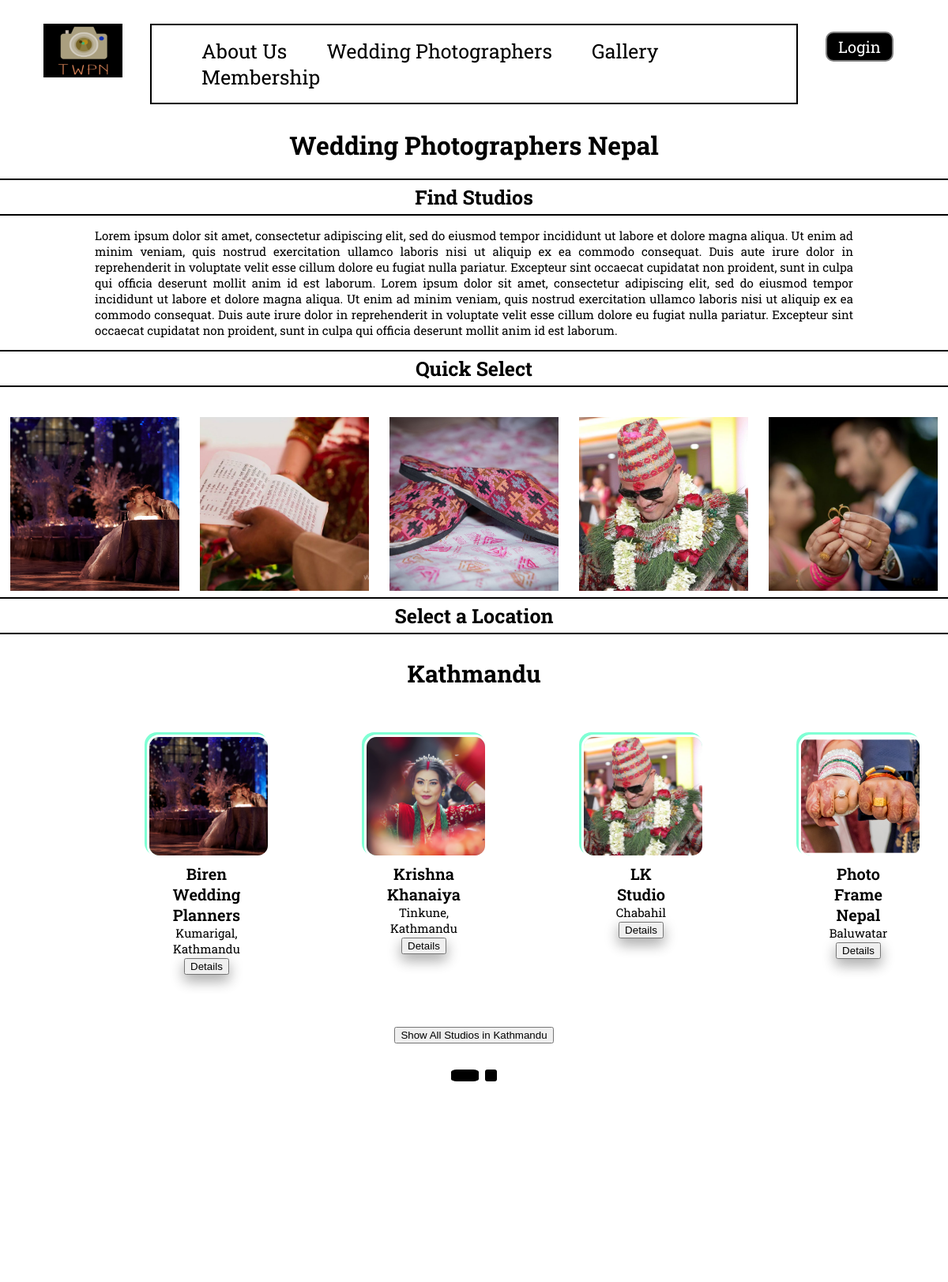
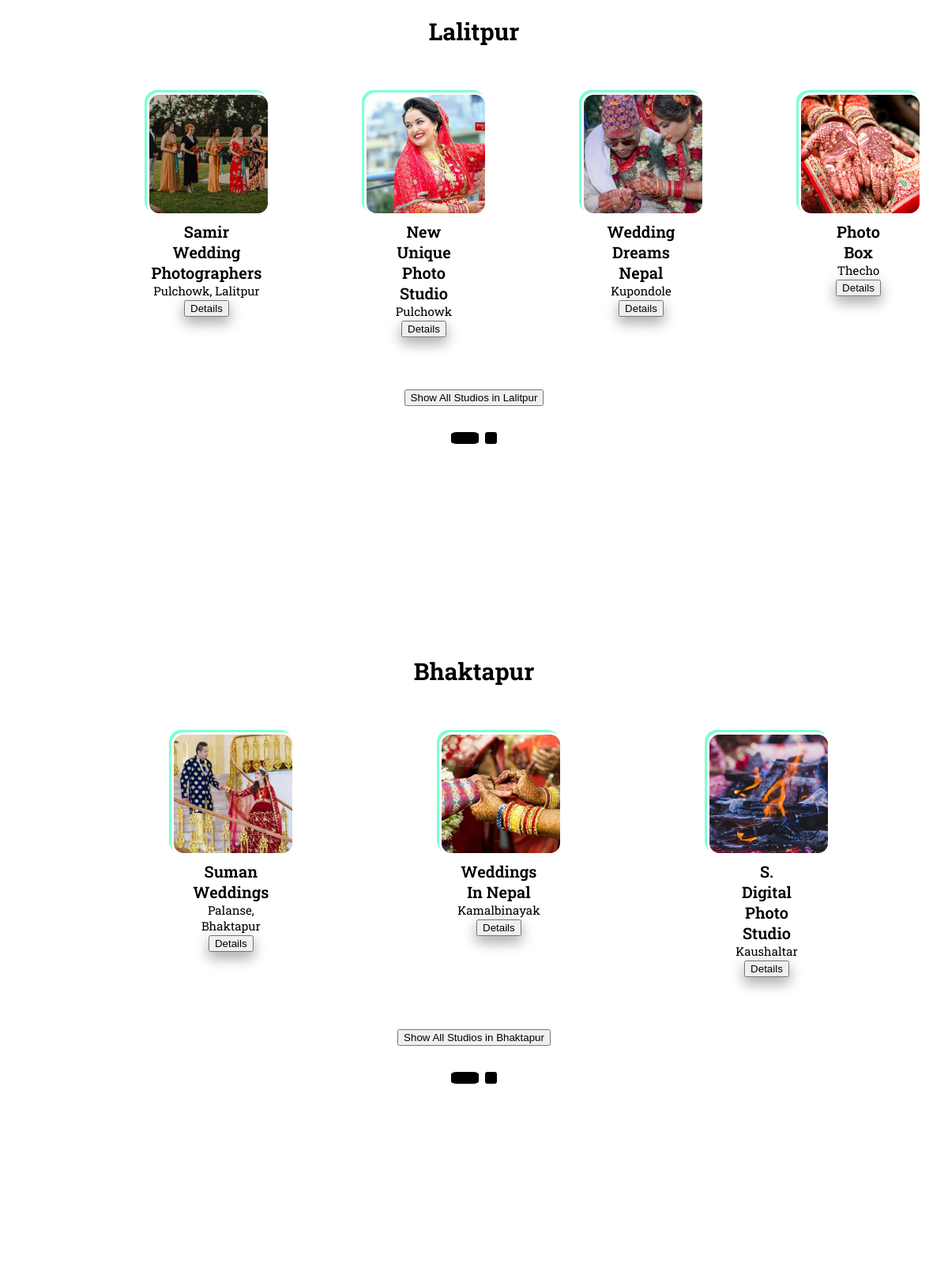
Screenshot of /studios/ (upper part) with the database file from the repository (2 pictures, top to bottom).
### twpn/models.py (models this page shows, shortened)
class Images(models.Model):
    vendor_id = models.ForeignKey(Vendor, null= True, on_delete=models.SET_NULL)
    image_id = models.AutoField(primary_key=True)
    image_descName = models.CharField(max_length=100)
    image = models.ImageField(upload_to="static/images/")

class Vendor(models.Model):
    vendor_id = models.AutoField(primary_key=True)
    vendor_name = models.CharField(max_length=100)
    vendor_address = models.CharField(max_length=100)
    vendor_district = models.CharField(max_length=15, choices=districts)
    vendor_email = models.EmailField(max_length=250)
    vendor_contact = models.BigIntegerField()
    vendor_desc = models.CharField(max_length=150)
    vendor_user = models.ForeignKey(User, on_delete=CASCADE)

### twpn/views.py (the view)
# urls.py: path('studios/', views.studios, name="Wedding Photographers"),
def studios(request):
    images = Images.objects.all()
    kvendors = Vendor.objects.filter(vendor_district__exact="Kathmandu")
    bvendors = Vendor.objects.filter(vendor_district__exact="Bhaktapur")
    lvendors = Vendor.objects.filter(vendor_district__exact="Lalitpur")
    return render(request, 'twpn/studios.html', {'images':images, 'bvendors': bvendors, 'kvendors': kvendors, 'lvendors': lvendors,})

### twpn/templates/twpn/studios.html (shortened to what this page needs)
{% include "twpn/header.html" %}
{% load static %}
    <div class="find-studios">
        <p><strong>Find Studios</strong></p>
    </div>
    <div class="about-find-studios">
        <p>Lorem ipsum dolor sit amet, consectetur adipiscing elit, sed do eiusmod tempor incididunt
            ut labore et dolore magna aliqua. Ut enim ad minim veniam, quis nostrud exercitation ullamco
            laboris nisi ut aliquip ex ea commodo consequat. Duis aute irure dolor in reprehenderit in
            voluptate velit esse cillum dolore eu fugiat nulla pariatur. Excepteur sint occaecat cupidatat
            non proident, sunt in culpa qui officia deserunt mollit anim id est laborum.
            Lorem ipsum dolor sit amet, consectetur adipiscing elit, sed do eiusmod tempor incididunt
            ut labore et dolore magna aliqua. Ut enim ad minim veniam, quis nostrud exercitation ullamco
            laboris nisi ut aliquip ex ea commodo consequat. Duis aute irure dolor in reprehenderit in
            voluptate velit esse cillum dolore eu fugiat nulla pariatur. Excepteur sint occaecat cupidatat
            non proident, sunt in culpa qui officia deserunt mollit anim id est laborum.</p>
    </div>
    <div class="quick-select">
        <p><strong>Quick Select</strong></p>
    </div>
    <div class="studio-image">
        {% for image in images|slice:":20:4" %}
        <div class="s-image">
          <span>
            <form method="POST" action="{% url 'studioview' %}">
              <button><img src="/media/{{image.image}}" alt="{{image.image_descName}}"></button>
          </form>
          </span>
        </div>
        {% endfor %}
    </div>
    <div class="select-district">
        <p><strong>Select a Location</strong></p>
    </div>
    <div class="card-carousel-container">
        <div class="card-carousel-container-title">
            <p><strong>Kathmandu</strong></p>
        </div>
        <div class="main-card">
            <div class="cards">
                {% for kvendor in kvendors|slice:":8:" %}
                {% for image in images %}
                {% if image.vendor_id.vendor_id == kvendor.vendor_id %}
                <div class="card">
                    <div class="card-content">
                        <div class="card-img">
                            <img src="/media/{{image.image}}" alt="{{image.image_descName}}">
                        </div>
                        <div class="card-detail-tag">
                            <div class="card-detail-name">
                                {{image.vendor_id.vendor_name}}
                            </div>
                            <div class="card-detail-address">
                                {{image.vendor_id.vendor_address}}
                            </div>
                        </div>
                        <div class="card-detail-button">
                            <form method="POST" action="{% url 'studioview' %}">
                                <button>Details</button>
                            </form>
                        </div>
                    </div>
                </div>
                {% endif %}
                {% endfor %}
                {% endfor %}
            </div>
        </div>
        <div class="slider-button-detail-button">
            <a href="/kathmandu">
                <button>Show All Studios in Kathmandu</button>
            </a>
        </div>
        <div class="slider-button">
            <label for="one" class="one active"></label>
            <label for="two" class="two"></label>
        </div>
    </div>
    <div class="card-carousel-containert">
        <div class="card-carousel-containert-title">
            <p><strong>Lalitpur</strong></p>
        </div>
        <div class="main-cardt">
            <div class="cardst">
                {% for lvendor in lvendors|slice:":8:" %}
                {% for image in images %}
                {% if image.vendor_id.vendor_id == lvendor.vendor_id %}
                <div class="cardt">
                    <div class="cardt-content">
                        <div class="cardt-img">
                            <img src="/media/{{image.image}}" alt="{{image.image_descName}}">
                        </div>
                        <div class="cardt-detail-tag">
                            <div class="cardt-detail-name">
                                {{image.vendor_id.vendor_name}}
                            </div>
                            <div class="cardt-detail-address">
                                {{image.vendor_id.vendor_address}}
                            </div>
                            <div class="cardt-detail-button">
                                <form method="POST" action="{% url 'studioview' %}">
                                    <button>Details</button>
                                </form>
                            </div>
                        </div>
                    </div>
                </div>
                {% endif %}
                {% endfor %}
                {% endfor %}
            </div>
        </div>
        <div class="slider-button-detail-button">
            <a href="/lalitpur">
                <button>Show All Studios in Lalitpur</button>
            </a>
        </div>
        <div class="slider-buttont">
            <label for="one1" class="one1 active"></label>
            <label for="two2" class="two2"></label>
        </div>
    </div>
    <div class="card-carousel-containertt">
        <div class="card-carousel-containertt-title">
            <p><strong>Bhaktapur</strong></p>
        </div>
        <div class="main-cardtt">
            <div class="cardstt">
                {% for bvendor in bvendors|slice:":8:" %}
                {% for image in images %}
                {% if image.vendor_id.vendor_id == bvendor.vendor_id %}
                <div class="cardtt">
                    <div class="cardtt-content">
                        <div class="cardtt-img">
                            <img src="/media/{{image.image}}" alt="{{image.image_descName}}">
                        </div>
                        <div class="cardtt-detail-tag">
                            <div class="cardtt-detail-name">
                                {{image.vendor_id.vendor_name}}
                            </div>
                            <div class="cardtt-detail-address">
                                {{image.vendor_id.vendor_address}}
                            </div>
                            <div class="cardtt-detail-button">
                                <form method="POST" action="{% url 'studioview' %}">
                                    <button>Details</button>
                                </form>
                            </div>
                        </div>
                    </div>
                </div>
                {% endif %}
                {% endfor %}
                {% endfor %}
            </div>
        </div>
        <div class="slider-button-detail-button">
            <a href="/bhaktapur">
                <button>Show All Studios in Bhaktapur</button>
            </a>
        </div>
        <div class="slider-buttontt">
            <label for="onet1" class="onet1 active"></label>
            <label for="twot2" class="twot2"></label>
        </div>
    </div>
    {% include "twpn/footer.html" %}

### rows the page displays
Images: image (picture), vendor_id.vendor_name "Biren Wedding Planners", vendor_id.vendor_address "Kumarigal, Kathmandu"
Images: image (picture)
Images: image (picture)
Images: image (picture), vendor_id.vendor_name "LK Studio", vendor_id.vendor_address "Chabahil"
Images: image (picture)
Images: image (picture), vendor_id.vendor_name "Krishna Khanaiya", vendor_id.vendor_address "Tinkune, Kathmandu"
Images: image (picture), vendor_id.vendor_name "Photo Frame Nepal", vendor_id.vendor_address "Baluwatar"
Images: image (picture), vendor_id.vendor_name "Samir Wedding Photographers", vendor_id.vendor_address "Pulchowk, Lalitpur"
Images: image (picture), vendor_id.vendor_name "New Unique Photo Studio", vendor_id.vendor_address "Pulchowk"
Images: image (picture), vendor_id.vendor_name "Wedding Dreams Nepal", vendor_id.vendor_address "Kupondole"
Images: image (picture), vendor_id.vendor_name "Photo Box", vendor_id.vendor_address "Thecho"
Images: image (picture), vendor_id.vendor_name "Suman Weddings", vendor_id.vendor_address "Palanse, Bhaktapur"
Images: image (picture), vendor_id.vendor_name "Weddings In Nepal", vendor_id.vendor_address "Kamalbinayak"
Images: image (picture), vendor_id.vendor_name "S. Digital Photo Studio", vendor_id.vendor_address "Kaushaltar"
